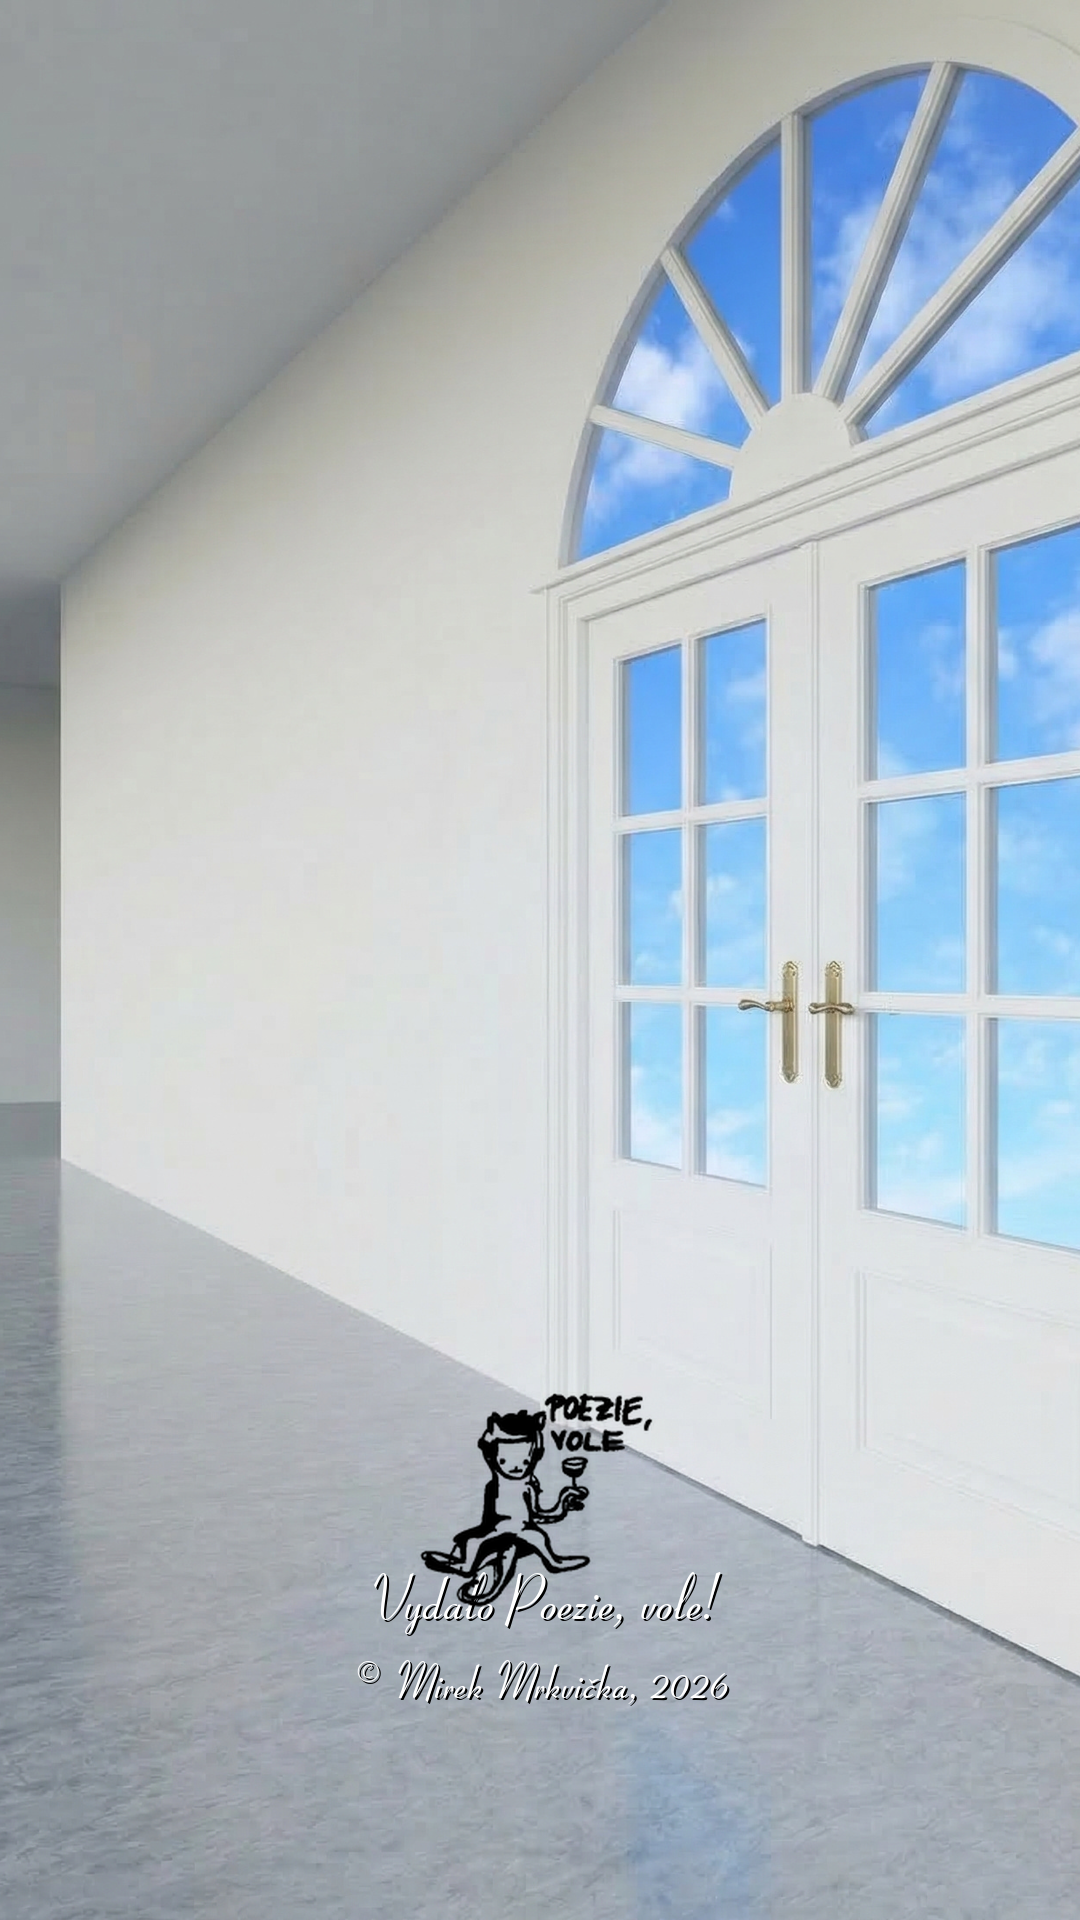

This figure's Python source:
# -*- coding: utf-8 -*-
from PIL import Image, ImageDraw, ImageFont, ImageFilter

W, H = 1080, 1920
SRC = r"C:\Repozitáře\nudaHypotekyFasismus\dveře.jpg"
LOGO = r"C:\Repozitáře\nudaHypotekyFasismus\pvl_logo.png"
FONT = r"C:\Program Files\Scribus 1.6.5\share\fonts\URWFonts-1.41\Coronet.ttf"
OUT = r"C:\Repozitáře\nudaHypotekyFasismus\video\work\preview_credit_card.png"

# cover-crop the source photo to 1080x1920
img = Image.open(SRC).convert("RGB")
sw, sh = img.size
target_ratio = W / H
src_ratio = sw / sh
if src_ratio > target_ratio:
    new_w = int(sh * target_ratio)
    left = (sw - new_w) // 2
    img = img.crop((left, 0, left + new_w, sh))
else:
    new_h = int(sw / target_ratio)
    top = (sh - new_h) // 2
    img = img.crop((0, top, sw, top + new_h))
img = img.resize((W, H), Image.LANCZOS)

draw = ImageDraw.Draw(img)

def draw_text_centered(draw, text, y, font, fill=(255, 255, 255), shadow=(0, 0, 0)):
    bbox = font.getbbox(text)
    w = bbox[2] - bbox[0]
    x = (W - w) / 2 - bbox[0]
    draw.text((x + 2, y + 2), text, font=font, fill=shadow)
    draw.text((x, y), text, font=font, fill=fill)

f_credit = ImageFont.truetype(FONT, 62)
f_copyright = ImageFont.truetype(FONT, 50)

draw_text_centered(draw, "Vydalo Poezie, vole!", 1560, f_credit)
draw_text_centered(draw, "© Mirek Mrkvička, 2026", 1650, f_copyright)

# composite logo, upscaled a bit, centered above the text
logo = Image.open(LOGO).convert("RGBA")
logo = logo.resize((int(logo.width * 1.6), int(logo.height * 1.6)), Image.LANCZOS)
logo_x = (W - logo.width) // 2
logo_y = 1330
img.paste(logo, (logo_x, logo_y), logo)

img.save(OUT)
print("saved", OUT)
